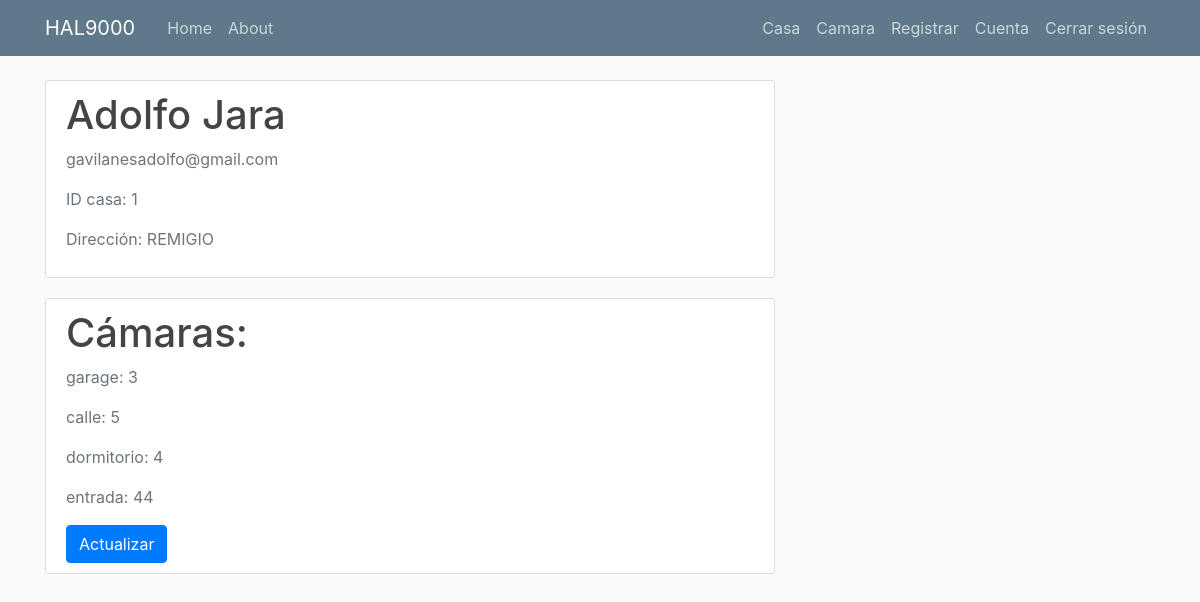
The page /cuenta (signed in) on the database as committed earlier.
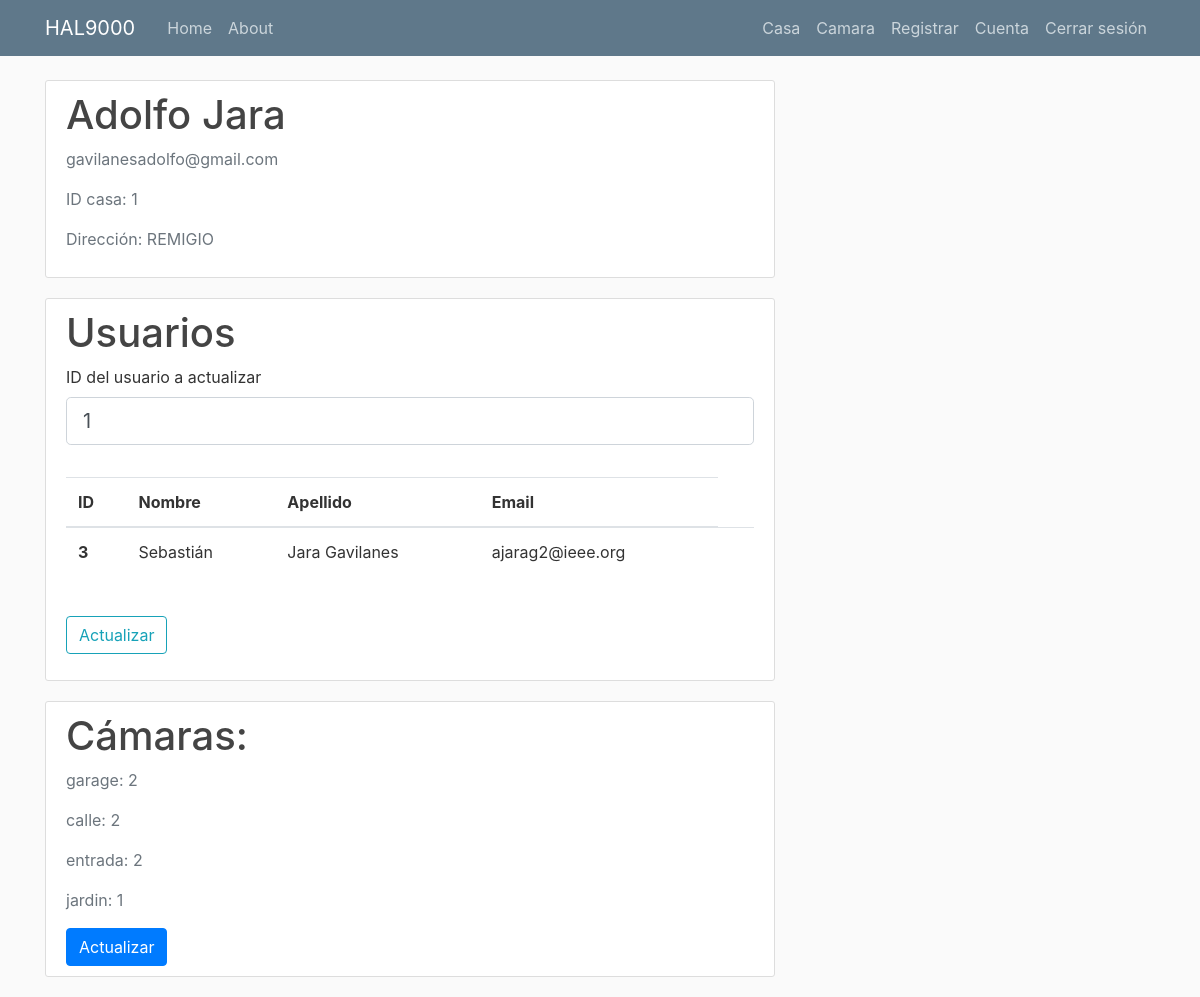
The same page on the database as committed later.
### bot_backend/models.py (models this page shows, shortened)
class Usuario(db.Model, UserMixin):
    id = db.Column(db.Integer, primary_key=True)
    nombre = db.Column(db.String(75), nullable=False)
    apellido = db.Column(db.String(75), nullable=False)
    email = db.Column(db.String(120), nullable=False)
    password = db.Column(db.String(60), nullable=False)
    tipo = db.Column(db.String(20), nullable=False)
    casa_id = db.Column(db.Integer, db.ForeignKey("casa.id"), nullable=True)

class Casa(db.Model):
    id = db.Column(db.Integer, primary_key=True)
    direccion = db.Column(db.String(150), nullable=False)
    numero_direccion = db.Column(db.String(12), nullable=False)
    usuarios = db.relationship('Usuario', backref='casa', lazy=True)
    camaras = db.relationship('Camara', backref="camara", lazy=True)

class Camara(db.Model):
    id = db.Column(db.Integer, primary_key=True)
    ubicacion = db.Column(db.String(150), nullable=False)
    casa_id = db.Column(db.Integer, db.ForeignKey("casa.id"), nullable=False)

### bot_backend/routes.py (the view, shortened to what this page needs)
@app.route("/cuenta", methods=['POST', "GET"])
@login_required
def cuenta():
    casa_cu = Casa.query.filter_by(id=current_user.casa_id).first()
    camaras = {}
    for cam in range(len(casa_cu.camaras)):
        if cam == 0:
            camaras[casa_cu.camaras[cam].ubicacion] = 1
        else:
            if camaras.get(casa_cu.camaras[cam].ubicacion) != None:
                camaras[casa_cu.camaras[cam].ubicacion] = camaras[casa_cu.camaras[cam].ubicacion]+1
            else:
                camaras[casa_cu.camaras[cam].ubicacion] = 1
    usuarios = []
    for us in casa_cu.usuarios:
        if us.id != current_user.id:
            usuarios.append(us)
    form = EscogerUsuarioActualizar()
    return render_template("cuenta.html", title="Cuenta", casa_cu=casa_cu, camaras=camaras, usuarios=usuarios, form=form)

### bot_backend/forms.py
class EscogerUsuarioActualizar(FlaskForm):
    id = IntegerField("ID del usuario a actualizar", validators=[DataRequired(),NumberRange(min=1, max=10000, message='Invalid length')],default=1)
    submit = SubmitField("Actualizar")

### bot_backend/models.py (called while the page is built)
@login_manager.user_loader
def load_user(usuario_id):
    return Usuario.query.get(int(usuario_id))

### bot_backend/templates/cuenta.html (shortened to what this page needs)
{% extends "layout.html" %}
{% block content %}
<div class="content-section">
    <div class="media">
        <div class="media-body">
            <h2 class="account-heading">{{ current_user.nombre }} {{ current_user.apellido }}</h2>
            <p class="text-secondary">{{ current_user.email }}</p>
            <p class="text-secondary">ID casa: {{ casa_cu.id }}</p>
            <p class="text-secondary">Dirección: {{ casa_cu.direccion }}</p>
        </div>
    </div>
</div>
{% if usuarios != [] %}
<div class="content-section">
    <h2 class="account-heading">Usuarios</h2>
    <form method="POST" action="">
        <fieldset class="form-group">
            <div class="form-group">
                {{ form.id.label(class="form-control-label") }}
                {% if form.id.errors %}
                {{ form.id(class="form-control form-control-lg is-invalid") }}
                <div class="invalid-feedback">
                    {% for error in form.id.errors %}
                    <span>{{ error }}</span>
                    {% endfor %}
                </div>
                {% else %}
                {{ form.id(class="form-control form-control-lg") }}
                {% endif %}
            </div>
        </fieldset>
        <table id="table" class="table table-hover" data-toggle="table" data-pagination="true" data-search="true">
            <thead>
                <tr>
                    <th scope="col">ID</th>
                    <th scope="col">Nombre</th>
                    <th scope="col">Apellido</th>
                    <th scope="col">Email</th>
                </tr>
            </thead>
            <tbody>
                {% for estu in usuarios %}
                <tr>
                    <th scope="row">{{ estu.id }}</th>
                    <td>{{ estu.nombre }}</td>
                    <td>{{ estu.apellido }}</td>
                    <td>{{ estu.email }}</td>
                    <td>{{ estu.celular }}</td>
                </tr>
                {% endfor %}
            </tbody>
        </table>
        <br>
        <div class="form-group">
            {{ form.submit(class="btn btn-outline-info") }}
        </div>
    </form>
</div>
{% endif %}
<div class="content-section">
    <div class="media">
        <div class="media-body">
            <h2 class="account-heading">Cámaras:</h2>
            {% for k,v in camaras.items() %}
            <p class="text-secondary">{{k}}: {{v}} </p>
            {% endfor %}
        </div>
    </div>
    <a class="btn btn-primary" role="button" href="{{ url_for('actualizarCamaras') }}">Actualizar</a>
</div>
{% endblock content %}

### bot_backend/templates/layout.html (shortened to what this page needs)
<!DOCTYPE html>
<html lang="en">
<head>
  <link rel="stylesheet" href="https://maxcdn.bootstrapcdn.com/bootstrap/4.0.0/css/bootstrap.min.css"
>
  <link rel="stylesheet" type="text/css" href="{{ url_for('static', filename='main.css') }}">
</head>
<body>
  <header class="site-header">
    <nav class="navbar navbar-expand-md navbar-dark bg-steel fixed-top">
      <div class="container">
        <a class="navbar-brand mr-4" href="/">HAL9000</a>
        <div class="collapse navbar-collapse" id="navbarToggle">
          <div class="navbar-nav mr-auto">
            <a class="nav-item nav-link" href="{{ url_for('home') }}">Home</a>
            <a class="nav-item nav-link" href="{{ url_for('about') }}">About</a>
          </div>
          <div class="navbar-nav">
            {% if current_user.is_authenticated %}
            <a class="nav-item nav-link" href="{{ url_for('registrarCasa') }}">Casa</a>
            <a class="nav-item nav-link" href="{{ url_for('registrarCamara') }}">Camara</a>
            <a class="nav-item nav-link" href="{{ url_for('registrarUsuarioSecundario') }}">Registrar</a>
            <a class="nav-item nav-link" href="{{ url_for('cuenta') }}">Cuenta</a>
            <a class="nav-item nav-link" href="{{ url_for('logout') }}">Cerrar sesión</a>
            {% else %}
            <a class="nav-item nav-link" href="{{ url_for('login') }}">Iniciar sesión</a>
            <a class="nav-item nav-link" href="{{ url_for('registrarUsuarioPrimario') }}">Registrar</a>
            {% endif %}
          </div>
        </div>
      </div>
    </nav>
  </header>
  <main role="main" class="container">
    <div class="row">
      <div class="col-md-8">
        {% block content %}{% endblock %}
      </div>
    </div>
  </main>
</body>
</html>

### bot_backend/static/main.css (style rules this page uses)
body { background: #fafafa; color: #333333; margin-top: 5rem; }
h1, h2, h3, h4, h5, h6 { color: #444444; }
.bg-steel { background-color: #5f788a; }
.site-header .navbar-nav .nav-link { color: #cbd5db; }
.content-section { background: #ffffff; padding: 10px 20px; border: 1px solid #dddddd; border-radius: 3px; margin-bottom: 20px; }
.account-heading { font-size: 2.5rem; }

Rows that differ between the two databases and show on the page:
removed Camara: ubicacion "dormitorio", v "4"
added Usuario: id "3", nombre "Sebastián", apellido "Jara Gavilanes", email "ajarag2@ieee.org"
computed for Camara "garage": id "3" → "2"
computed for Camara "calle": v "5" → "2"
computed for Camara "entrada": v "44" → "2"
now on this page (row edited): Camara: ubicacion "jardin", casa "1"
Other text that changed with them:
form field id: (not shown) → "1"
form field submit: (not shown) → "Actualizar"
text now shown: "Usuarios ID del usuario a actualizar ID Nombre Apellido Email"
